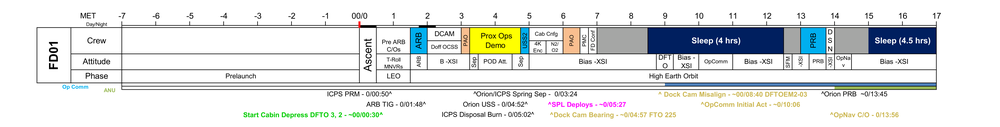
#> input picture FD01.png, 1000 x 127 px, shrunk from 5500 x 700 before the run; its folder holds 4 pictures in this run
$ python concatenate_images.py .
#> lines starting #> are read from the running program, lines starting #| are printed output that depends on the picture
import argparse
import re
from pathlib import Path

try:
    from PIL import Image
except ImportError as exc:
    raise ImportError("Pillow is required. Install with `pip install pillow`.") from exc


def concatenate_fd_images(input_dir, output_path=None, image_format="PNG"):
    """Concatenate all FDxx.png images horizontally into one wide image.

    Args:
        input_dir (str | Path): directory containing FDxx.png images.
        output_path (str | Path | None): path to save result. If None, uses "concatenated.png".
        image_format (str): Pillow format, e.g., 'PNG', 'JPEG'.

    Returns:
        Path: output image path.
    """
#> called with input_dir = '.', image_format = 'PNG'
    input_dir = Path(input_dir)
    if not input_dir.is_dir():
        raise NotADirectoryError(f"Directory not found: {input_dir}")

    if output_path is None:
        output_path = input_dir / f"concatenated.{image_format.lower()}"
    output_path = Path(output_path)

    # Find all FDxx.png files
    fd_files = sorted(
        input_dir.glob("FD*.png"),
        key=lambda p: int(re.search(r"FD(\d+)", p.name).group(1))
    )

    if not fd_files:
        raise FileNotFoundError(f"No FDxx.png files found in {input_dir}")

    # Load all images
    images = [Image.open(f) for f in fd_files]
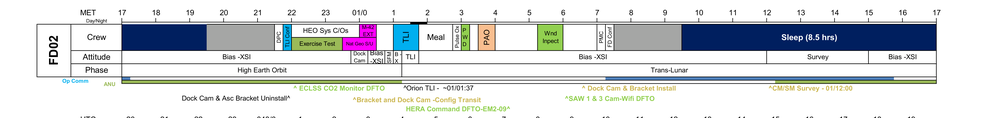
#> input picture FD02.png, 1000 x 118 px, shrunk from 5500 x 650 before the run
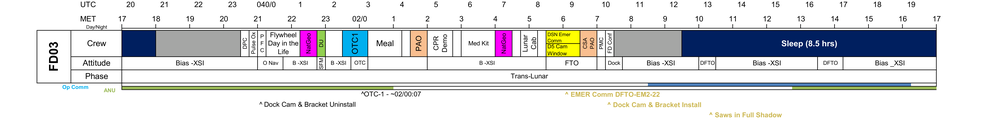
#> input picture FD03.png, 1000 x 124 px, shrunk from 5500 x 683 before the run
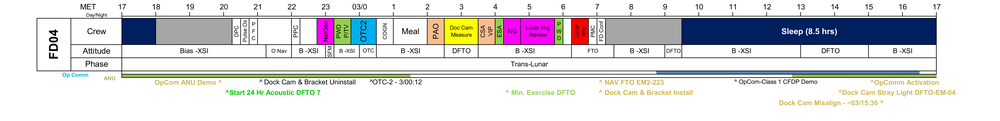
#> input picture FD04.png, 1000 x 121 px, shrunk from 5500 x 667 before the run
#> images = 4 items

    # Find max height and total width
    max_height = max(img.height for img in images)
#> max_height = 127
    total_width = sum(img.width for img in images)
#> total_width = 4000

    # Create new image with white background
    combined = Image.new("RGB", (total_width, max_height), "white")
#> combined: PIL image 4000x127 RGB; every value is 255

    # Paste each image, centered vertically
    x_offset = 0
    for img in images:
        # Center vertically
        y_offset = (max_height - img.height) // 2
        combined.paste(img, (x_offset, y_offset))
        x_offset += img.width
#> this loop made 4 passes
#> (y_offset, x_offset) on passes 1 to 4: (0, 1000), (4, 2000), (1, 3000), (3, 4000)
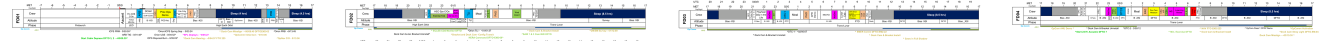
#> combined: PIL image 4000x127 RGB (shown at 1/3 size); mean R, G, B 220.1, 221.8, 223.8
#> after the loop, x_offset = 4000

    combined.save(output_path, format=image_format)
    return output_path


def main():
    parser = argparse.ArgumentParser(
        description="Concatenate FDxx.png images horizontally into one wide image"
    )
    parser.add_argument(
        "input_dir",
        help="Directory containing FDxx.png images"
    )
    parser.add_argument(
        "-o", "--output",
        help="Output image file path"
    )
    parser.add_argument(
        "--format",
        default="PNG",
        help="Image format: PNG, JPEG"
    )

    args = parser.parse_args()

    out_path = concatenate_fd_images(args.input_dir, args.output, image_format=args.format)
    print(f"Saved concatenated image to: {out_path}")


if __name__ == "__main__":
    main()
